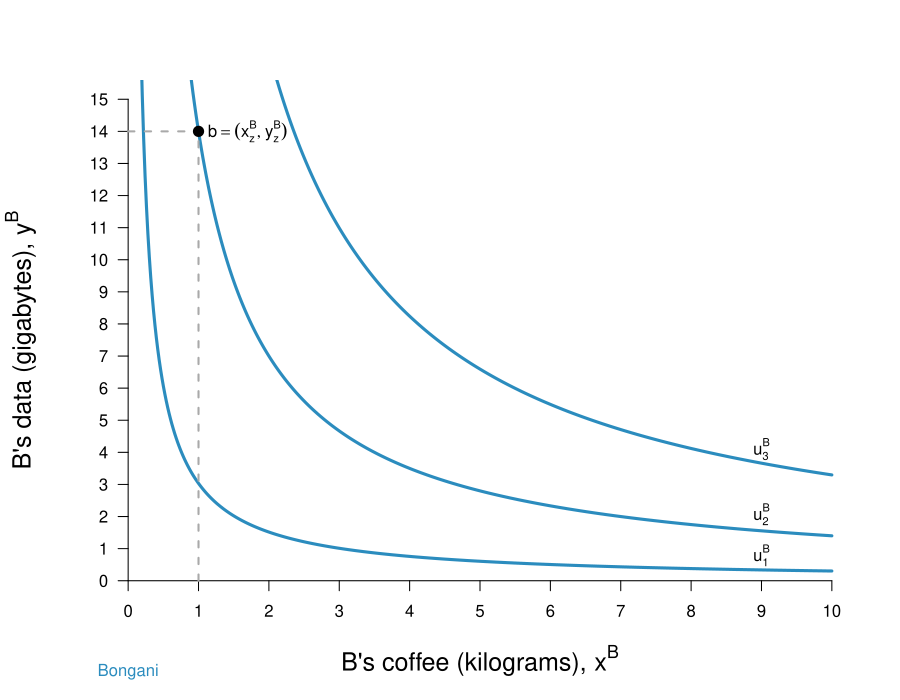

Source code (R):
require(ggplot2)
require(shape)
pdf(file = "fig4.4b.pdf", width = 9, height = 7)

#Set parameters for graphics
axislabelsize <- 1.5
graphlinewidth <- 3

COL <- c("#7fc97f", "#beaed4", "#fdc086", "#ffff99", "#386cb0", "#f0027f", "#bf5b17", "#666666")
COLA <- c("#99d8c9","#66c2a4","#41ae76", "#238b45", "#005824")
COLB <- c("#4eb3d3", "#2b8cbe", "#0868ac","#084081")

indiffcurveB1 <- function(x, U = sqrt(14), A = 1, a = 0.5) {
  ((((U-2)/A)*(1/x)^a)^(1/(1-a)))
}

indiffcurveB2 <- function(x, U = sqrt(14), A = 1, a = 0.5) {
  (((U/A)*(1/x)^a)^(1/(1-a)))
}

indiffcurveB3 <- function(x, U = sqrt(14), A = 1, a = 0.5) {
  ((((U+2)/A)*(1/x)^a)^(1/(1-a)))
}

#Ayanda happens to have found 8 coffee and 2 data, 
#and Bongani happens to have found 2 coffee and 13 data. 
#Ayanda's utility (8^0.5)*(2^0.5) = 4
#Bongani's utility (2^0.5)*(13^0.5) = 5.09

#COL <- c("#1B9E77", "#D95F02", "#7570B3", "#E7298A", "#66A61E", "#E6AB02", "#A6761D", "#666666")
#COL <- c("#7fc97f", "#beaed4", "#fdc086", "#ffff99")
COL <- c("#fc9272", "#fb6a4a", "#ef3b2c","#cb181d", "#99000d")
par(mar =  c(5, 5, 4, 2))
xlims <- c(0, 10)
ylims <- c(0, 15)



plot(0, 0, xlim = xlims, ylim = ylims, type = "n",
     xlab = expression(paste("B's coffee (kilograms), ", x^B)),
     ylab = expression(paste("B's data (gigabytes), ", y^B)),
     xaxt = "n", yaxt = "n", cex.lab = axislabelsize, bty = "n")

npts <- 500 
npts2 <- 501
#Specify the sequences of points for graphing. 
xx1 <- seq(xlims[1], xlims[2], length.out = npts)
#xx2 <- seq(xlims[1], xlims[2], length.out = npts)
#xx3 <- seq(xlims[1], xlims[2], length.out = npts2)
#xx4 <- seq(xlims[1], 10, length.out = npts2)

#Draw the lines for the graphs
lines(xx1, indiffcurveB1(xx1), col = COLB[2], lwd = graphlinewidth)
lines(xx1, indiffcurveB2(xx1), col = COLB[2], lwd = graphlinewidth)
lines(xx1, indiffcurveB3(xx1), col = COLB[2], lwd = graphlinewidth)
#lines(xx2, solowCondition(xx2, delta = 5), col = COL[3], lwd = 4)
#lines(xx2, solowInfeas(xx2, delta = 5), col = COL[1], lwd = 4, lty = 2)

#Customize ticks and labels for the plot
ticksy <- seq(from = 0, to = 15, by = 1)
ylabels <- seq(from = 0, to = 15, by = 1)
ticksx <- seq(from = 0, to = 10, by = 1)
xlabels <- seq(from = 0, to = 10, by = 1)
axis(1, at = ticksx, pos = 0, labels = xlabels)
axis(2, at = ticksy, pos = 0, labels = ylabels, las = 1)

#Annotation of the three graphs and the NE
text(9, .79, expression(u[1]^B))
text(9, 2.07, expression(u[2]^B))
text(9, 4.1, expression(u[3]^B))
mtext("Bongani", side=1, line=3, at=0, col= COLB[2])
#text(16, 0.52, expression(paste("Nash Equilibrium")))

#Line to label B's endowment
segments(0, 14, 1, 14, lty = 2, col = "darkgray", lwd = 2)
segments(1, 0, 1, 14, lty = 2, col = "darkgray", lwd = 2)

#Add a point for Ayanda's endowment
points(1, 14, pch = 16, col = "black", cex = 1.5)

#Annotating B's endowment
text(1.7, 14, expression(b == (list(x[z]^B, y[z]^B))))


#Arrow to Slope of BRF
#Arrows(14.2, 0.12, 12.2, 0.12, col = "black", lty = 1, lwd = 2, arr.type = "triangle")
#text(16.8, 0.12, expression(paste("Slope = ", q[p])))

#Arrow to Slope of isoprofit
#Arrows(13, 0.80, 15, 0.80, col = "black", lty = 1, lwd = 2, arr.type = "triangle")
#text(10.2, 0.80, expression(paste("Slope = ", frac(q, p))))

dev.off()
